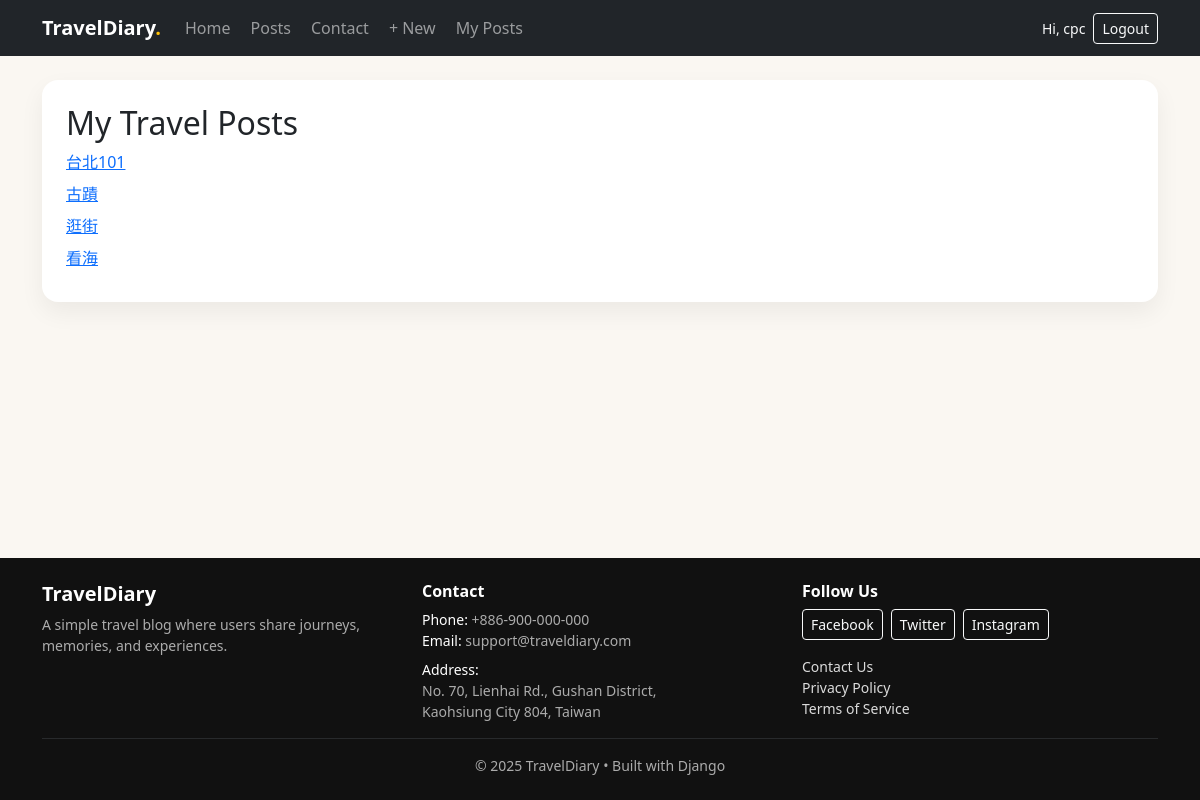
The page /my/ (signed in) on the database its author committed.
### diary/models.py (models this page shows, shortened)
class Post(models.Model):
    title = models.CharField(max_length=120)
    location = models.CharField(max_length=120, blank=True)
    travel_date = models.DateField(null=True, blank=True)
    story = models.TextField()
    photo = models.ImageField(upload_to='posts/', blank=True, null=True)
    created_at = models.DateTimeField(auto_now_add=True)
    author = models.ForeignKey(
        settings.AUTH_USER_MODEL,
        on_delete=models.CASCADE,
        related_name='travel_posts'
    )
    class Meta:
        ordering = ['-created_at']

### diary/views.py (the view)
# urls.py: path('my/', MyPostListView.as_view(), name='my_posts'),
class MyPostListView(LoginRequiredMixin, ListView):
    model = Post
    template_name = 'diary/my_posts.html'
    context_object_name = 'posts'
    def get_queryset(self):
        return Post.objects.filter(author=self.request.user).order_by('-created_at')

### diary/templates/diary/my_posts.html (shortened to what this page needs)
{% extends 'base.html' %}
{% block content %}
<h2>My Travel Posts</h2>
{% for post in posts %}
  <div class="mb-2">
    <a href="{% url 'post_detail' post.pk %}">
      {{ post.title }}
    </a>
  </div>
{% empty %}
  <p>You have not created any posts yet.</p>
{% endfor %}
{% endblock %}

### templates/base.html (shortened to what this page needs)
{% load static %}
<!doctype html>
<html lang="en">
<head>
  <link href="https://cdn.jsdelivr.net/npm/bootstrap@5.3.3/dist/css/bootstrap.min.css" rel="stylesheet">
</head>
<body class="d-flex flex-column min-vh-100">
  <nav class="navbar navbar-expand-lg navbar-dark bg-dark">
    <div class="container">
      <a class="navbar-brand fw-semibold" href="{% url 'home' %}">
        TravelDiary<span class="brand-dot">.</span>
      </a>
      <div id="nav" class="collapse navbar-collapse">
        <ul class="navbar-nav me-auto gap-lg-1">
          <li class="nav-item">
            <a class="nav-link" href="{% url 'home' %}">Home</a>
          </li>
          <li class="nav-item">
            <a class="nav-link" href="{% url 'post_list' %}">Posts</a>
          </li>
          <li class="nav-item">
            <a class="nav-link" href="{% url 'contact' %}">Contact</a>
          </li>
          {% if user.is_authenticated %}
            <li class="nav-item">
              <a class="nav-link" href="{% url 'post_create' %}">+ New</a>
            </li>
            <li class="nav-item">
              <a class="nav-link" href="{% url 'my_posts' %}">My Posts</a>
            </li>
          {% endif %}
        </ul>
        <div class="d-flex gap-2">
          {% if user.is_authenticated %}
            <span class="text-light small align-self-center d-none d-md-inline">
              Hi, {{ user.username }}
            </span>
            <form method="post" action="{% url 'logout' %}">
              <button class="btn btn-outline-light btn-sm" type="submit">Logout</button>
            </form>
          {% else %}
            <a class="btn btn-outline-light btn-sm" href="{% url 'login' %}">Login</a>
            <a class="btn btn-warning btn-sm" href="{% url 'signup' %}">Sign up</a>
          {% endif %}
        </div>
      </div>
    </div>
  </nav>
  <main class="flex-fill">
    <div class="container py-4">
      <div class="card card-soft p-3 p-md-4">
        {% block content %}{% endblock %}
      </div>
    </div>
  </main>
  <footer class="footer-dark mt-auto">
    <div class="container py-4">
      <div class="row g-4">
        <div class="col-md-4">
          <h5 class="fw-semibold mb-2">TravelDiary</h5>
          <p class="small text-muted mb-0">
            A simple travel blog where users share journeys, memories, and experiences.
          </p>
        </div>
        <div class="col-md-4">
          <h6 class="fw-semibold mb-2">Contact</h6>
          <div class="small">
            <div>Phone: <span class="text-muted">+886-900-000-000</span></div>
            <div>Email: <span class="text-muted">support@traveldiary.com</span></div>
            <div class="mt-2">
              Address:<br>
              <span class="text-muted">
                No. 70, Lienhai Rd., Gushan District,<br>
                Kaohsiung City 804, Taiwan
              </span>
            </div>
          </div>
        </div>
        <div class="col-md-4">
          <h6 class="fw-semibold mb-2">Follow Us</h6>
          <div class="d-flex flex-wrap gap-2 mb-3">
            <a class="btn btn-outline-light btn-sm" href="#">Facebook</a>
            <a class="btn btn-outline-light btn-sm" href="#">Twitter</a>
            <a class="btn btn-outline-light btn-sm" href="#">Instagram</a>
          </div>
          <div class="small">
            <a class="footer-link" href="{% url 'contact' %}">Contact Us</a><br>
            <a class="footer-link" href="#">Privacy Policy</a><br>
            <a class="footer-link" href="#">Terms of Service</a>
          </div>
        </div>
      </div>
      <hr class="border-secondary my-3">
      <div class="text-center small text-muted">
        © {% now "Y" %} TravelDiary • Built with Django
      </div>
    </div>
  </footer>
</body>
</html>

### templates/base.html (style rules this page uses)
body { background: #faf7f2; }
.brand-dot { color: #ffc107; }
.card-soft { border: 0; border-radius: 16px; box-shadow: 0 10px 25px rgba(0,0,0,.06); }
.footer-dark { background: #111; color: #fff; }
.footer-dark .text-muted { color: rgba(255,255,255,.65) !important; }
.footer-link { color: rgba(255,255,255,.85); text-decoration: none; }

### rows shown on the page
Post: title "台北101"
Post: title "古蹟"
Post: title "逛街"
Post: title "看海"

### other values the page prints
{{ user.username }} "cpc"
